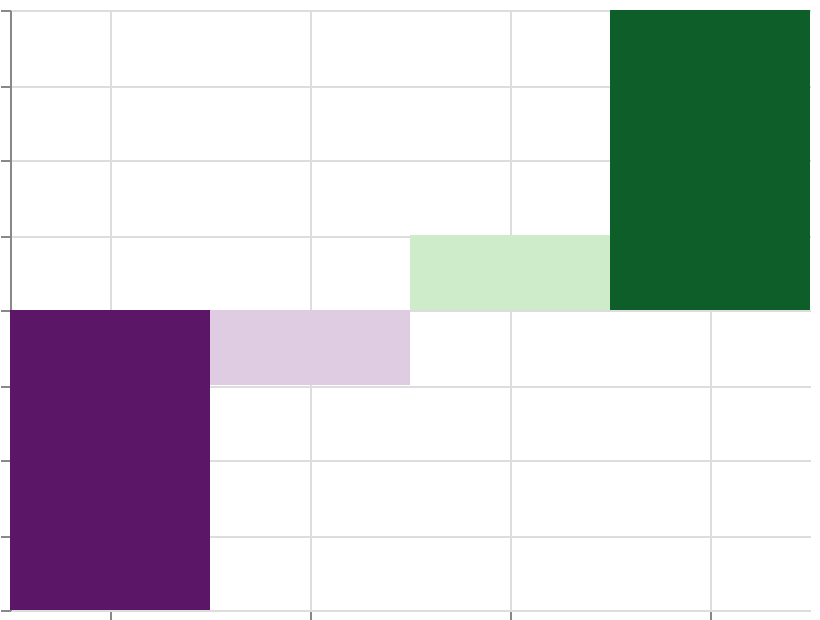

Specify this chart in Vega-Lite:
### Vega specification from a JSON file in a GitHub repository (floating-point values rounded to 4 significant figures)
{"$schema": "https://vega.github.io/schema/vega/v6.json", "width": 400, "height": 300, "padding": 5, "autosize": "none", "data": [{"name": "table", "values": [{"cat": "A", "val": -20}, {"cat": "B", "val": -5}, {"cat": "C", "val": 5}, {"cat": "D", "val": 20}]}], "scales": [{"name": "x", "type": "band", "domain": {"data": "table", "field": "cat", "sort": true}, "range": "width"}, {"name": "y", "type": "linear", "domain": {"data": "table", "field": "val"}, "range": [{"signal": "height"}, 0], "zero": true, "nice": true}, {"name": "color", "type": "sequential", "domain": {"data": "table", "field": "val"}, "scheme": "purplegreen"}], "marks": [{"type": "rect", "from": {"data": "table"}, "encode": {"update": {"x": {"scale": "x", "field": "cat"}, "width": {"scale": "x", "band": 1}, "y": {"scale": "y", "field": "val"}, "y2": {"scale": "y", "value": 0}, "fill": {"scale": "color", "field": "val"}}}}], "axes": [{"scale": "x", "orient": "bottom", "grid": true, "labels": false}, {"scale": "y", "orient": "left", "grid": true, "labels": false}], "legends": [{"fill": "color"}]}
